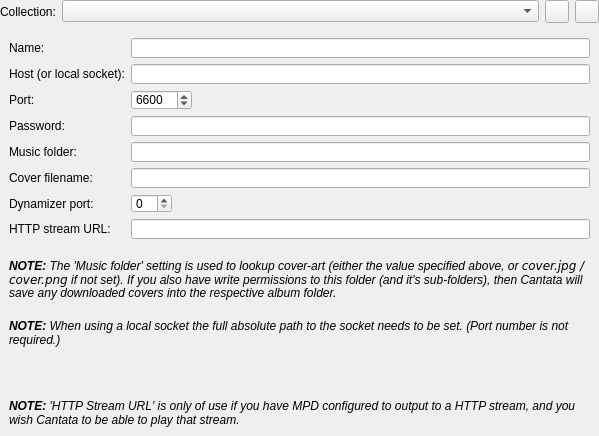
<?xml version="1.0" encoding="UTF-8"?>
<ui version="4.0">
 <class>ServerSettings</class>
 <widget class="QWidget" name="ServerSettings">
  <property name="geometry">
   <rect>
    <x>0</x>
    <y>0</y>
    <width>599</width>
    <height>436</height>
   </rect>
  </property>
  <layout class="QGridLayout" name="gridLayout_2">
   <property name="leftMargin">
    <number>0</number>
   </property>
   <property name="topMargin">
    <number>0</number>
   </property>
   <property name="rightMargin">
    <number>0</number>
   </property>
   <property name="bottomMargin">
    <number>0</number>
   </property>
   <item row="0" column="0">
    <widget class="QLabel" name="label">
     <property name="sizePolicy">
      <sizepolicy hsizetype="Maximum" vsizetype="Preferred">
       <horstretch>0</horstretch>
       <verstretch>0</verstretch>
      </sizepolicy>
     </property>
     <property name="text">
      <string>Collection:</string>
     </property>
    </widget>
   </item>
   <item row="0" column="1">
    <widget class="QComboBox" name="combo"/>
   </item>
   <item row="0" column="2">
    <widget class="QToolButton" name="addButton"/>
   </item>
   <item row="0" column="3">
    <widget class="QToolButton" name="removeButton"/>
   </item>
   <item row="1" column="0" colspan="4">
    <widget class="QStackedWidget" name="stackedWidget">
     <property name="currentIndex">
      <number>0</number>
     </property>
     <widget class="QWidget" name="page">
      <layout class="QGridLayout" name="gridLayout">
       <item row="0" column="0" colspan="2">
        <layout class="QFormLayout" name="formLayout">
         <property name="fieldGrowthPolicy">
          <enum>QFormLayout::ExpandingFieldsGrow</enum>
         </property>
         <item row="0" column="0">
          <widget class="QLabel" name="label_2">
           <property name="text">
            <string>Name:</string>
           </property>
           <property name="buddy">
            <cstring>name</cstring>
           </property>
          </widget>
         </item>
         <item row="0" column="1">
          <widget class="LineEdit" name="name"/>
         </item>
         <item row="1" column="0">
          <widget class="BuddyLabel" name="hostLabel">
           <property name="text">
            <string>Host (or local socket):</string>
           </property>
           <property name="buddy">
            <cstring>host</cstring>
           </property>
          </widget>
         </item>
         <item row="1" column="1">
          <widget class="LineEdit" name="host"/>
         </item>
         <item row="2" column="0">
          <widget class="BuddyLabel" name="portLabel">
           <property name="text">
            <string>Port:</string>
           </property>
           <property name="buddy">
            <cstring>port</cstring>
           </property>
          </widget>
         </item>
         <item row="2" column="1">
          <widget class="SpinBox" name="port">
           <property name="minimum">
            <number>1</number>
           </property>
           <property name="maximum">
            <number>65535</number>
           </property>
           <property name="value">
            <number>6600</number>
           </property>
          </widget>
         </item>
         <item row="3" column="0">
          <widget class="BuddyLabel" name="passwordLabel">
           <property name="text">
            <string>Password:</string>
           </property>
           <property name="buddy">
            <cstring>password</cstring>
           </property>
          </widget>
         </item>
         <item row="3" column="1">
          <widget class="LineEdit" name="password">
           <property name="echoMode">
            <enum>QLineEdit::Password</enum>
           </property>
          </widget>
         </item>
         <item row="4" column="0">
          <widget class="BuddyLabel" name="dirLabel">
           <property name="text">
            <string>Music folder:</string>
           </property>
           <property name="buddy">
            <cstring>dir</cstring>
           </property>
          </widget>
         </item>
         <item row="4" column="1">
          <widget class="PathRequester" name="dir"/>
         </item>
         <item row="5" column="0">
          <widget class="BuddyLabel" name="coverNameLabel">
           <property name="text">
            <string>Cover filename:</string>
           </property>
           <property name="buddy">
            <cstring>coverName</cstring>
           </property>
          </widget>
         </item>
         <item row="5" column="1">
          <widget class="LineEdit" name="coverName"/>
         </item>
         <item row="6" column="0">
          <widget class="BuddyLabel" name="dynamizerPortLabel">
           <property name="text">
            <string>Dynamizer port:</string>
           </property>
           <property name="buddy">
            <cstring>dynamizerPort</cstring>
           </property>
          </widget>
         </item>
         <item row="6" column="1">
          <widget class="SpinBox" name="dynamizerPort"/>
         </item>
         <item row="7" column="0">
          <widget class="BuddyLabel" name="streamUrlLabel">
           <property name="text">
            <string>HTTP stream URL:</string>
           </property>
           <property name="buddy">
            <cstring>streamUrl</cstring>
           </property>
          </widget>
         </item>
         <item row="7" column="1">
          <widget class="LineEdit" name="streamUrl"/>
         </item>
        </layout>
       </item>
       <item row="1" column="0">
        <spacer name="verticalSpacer">
         <property name="orientation">
          <enum>Qt::Vertical</enum>
         </property>
         <property name="sizeType">
          <enum>QSizePolicy::Fixed</enum>
         </property>
         <property name="sizeHint" stdset="0">
          <size>
           <width>20</width>
           <height>13</height>
          </size>
         </property>
        </spacer>
       </item>
       <item row="2" column="0" colspan="2">
        <widget class="QLabel" name="musicFolderNoteLabel">
         <property name="text">
          <string>&lt;i&gt;&lt;b&gt;NOTE:&lt;/b&gt; The 'Music folder' setting is used to lookup cover-art (either the value specified above, or &lt;code&gt;cover.jpg / cover.png&lt;/code&gt; if not set). If you also have write permissions to this folder (and it's sub-folders), then Cantata will save any downloaded covers into the respective album folder.&lt;/i&gt;</string>
         </property>
         <property name="wordWrap">
          <bool>true</bool>
         </property>
        </widget>
       </item>
       <item row="3" column="0">
        <spacer name="verticalSpacer_3">
         <property name="orientation">
          <enum>Qt::Vertical</enum>
         </property>
         <property name="sizeType">
          <enum>QSizePolicy::Fixed</enum>
         </property>
         <property name="sizeHint" stdset="0">
          <size>
           <width>20</width>
           <height>13</height>
          </size>
         </property>
        </spacer>
       </item>
       <item row="4" column="0" colspan="2">
        <widget class="QLabel" name="socketNoteLabel">
         <property name="text">
          <string>&lt;i&gt;&lt;b&gt;NOTE:&lt;/b&gt; When using a local socket the full absolute path to the socket needs to be set. (Port number is not required.)&lt;/i&gt;</string>
         </property>
         <property name="wordWrap">
          <bool>true</bool>
         </property>
        </widget>
       </item>
       <item row="5" column="0">
        <spacer name="verticalSpacer_4">
         <property name="orientation">
          <enum>Qt::Vertical</enum>
         </property>
         <property name="sizeType">
          <enum>QSizePolicy::Fixed</enum>
         </property>
         <property name="sizeHint" stdset="0">
          <size>
           <width>20</width>
           <height>13</height>
          </size>
         </property>
        </spacer>
       </item>
       <item row="6" column="0" colspan="2">
        <widget class="QLabel" name="dynamizerNoteLabel">
         <property name="text">
          <string/>
         </property>
         <property name="wordWrap">
          <bool>true</bool>
         </property>
        </widget>
       </item>
       <item row="7" column="0">
        <spacer name="verticalSpacer_streamUrlNote">
         <property name="orientation">
          <enum>Qt::Vertical</enum>
         </property>
         <property name="sizeType">
          <enum>QSizePolicy::Fixed</enum>
         </property>
         <property name="sizeHint" stdset="0">
          <size>
           <width>20</width>
           <height>13</height>
          </size>
         </property>
        </spacer>
       </item>
       <item row="8" column="0" colspan="2">
        <widget class="QLabel" name="streamUrlNoteLabel">
         <property name="text">
          <string>&lt;i&gt;&lt;b&gt;NOTE:&lt;/b&gt; 'HTTP Stream URL' is only of use if you have MPD configured to output to a HTTP stream, and you wish Cantata to be able to play that stream.&lt;/i&gt;</string>
         </property>
         <property name="wordWrap">
          <bool>true</bool>
         </property>
        </widget>
       </item>
       <item row="9" column="0">
        <spacer name="verticalSpacer_2">
         <property name="orientation">
          <enum>Qt::Vertical</enum>
         </property>
         <property name="sizeHint" stdset="0">
          <size>
           <width>20</width>
           <height>2</height>
          </size>
         </property>
        </spacer>
       </item>
      </layout>
     </widget>
     <widget class="QWidget" name="page_2">
      <layout class="QGridLayout" name="gridLayout_3">
       <item row="1" column="0">
        <spacer name="verticalSpacer_7">
         <property name="orientation">
          <enum>Qt::Vertical</enum>
         </property>
         <property name="sizeType">
          <enum>QSizePolicy::Fixed</enum>
         </property>
         <property name="sizeHint" stdset="0">
          <size>
           <width>20</width>
           <height>13</height>
          </size>
         </property>
        </spacer>
       </item>
       <item row="0" column="0" colspan="4">
        <layout class="QFormLayout" name="formLayout_2">
         <property name="fieldGrowthPolicy">
          <enum>QFormLayout::ExpandingFieldsGrow</enum>
         </property>
         <item row="0" column="0">
          <widget class="BuddyLabel" name="dirLabel_2">
           <property name="text">
            <string>Music folder:</string>
           </property>
           <property name="buddy">
            <cstring>dir</cstring>
           </property>
          </widget>
         </item>
         <item row="0" column="1">
          <widget class="PathRequester" name="basicDir"/>
         </item>
         <item row="1" column="0">
          <widget class="BuddyLabel" name="basicCoverNameLabel">
           <property name="text">
            <string>Cover filename:</string>
           </property>
           <property name="buddy">
            <cstring>basicCoverName</cstring>
           </property>
          </widget>
         </item>
         <item row="1" column="1">
          <widget class="LineEdit" name="basicCoverName"/>
         </item>
        </layout>
       </item>
       <item row="2" column="0" colspan="4">
        <widget class="StateLabel" name="basicMusicFolderNoteLabel">
         <property name="text">
          <string>&lt;i&gt;&lt;b&gt;NOTE:&lt;/b&gt; If you change the 'Music folder' setting, then you will need to manually update the music database. This can be performed by pressing the 'Refresh Database' button in the 'Artists' or 'Albums' views.&lt;/i&gt;</string>
         </property>
         <property name="wordWrap">
          <bool>true</bool>
         </property>
        </widget>
       </item>
       <item row="3" column="1">
        <spacer name="verticalSpacer_8">
         <property name="orientation">
          <enum>Qt::Vertical</enum>
         </property>
         <property name="sizeType">
          <enum>QSizePolicy::Fixed</enum>
         </property>
         <property name="sizeHint" stdset="0">
          <size>
           <width>20</width>
           <height>13</height>
          </size>
         </property>
        </spacer>
       </item>
       <item row="4" column="0" colspan="4">
        <widget class="QLabel" name="musicFolderNoteLabel_2">
         <property name="text">
          <string>&lt;i&gt;&lt;b&gt;NOTE:&lt;/b&gt; If no setting is specified for 'Cover filename, then Cantata will use a default of &lt;code&gt;cover&lt;/code&gt; &lt;/i&gt;</string>
         </property>
         <property name="alignment">
          <set>Qt::AlignLeading|Qt::AlignLeft|Qt::AlignTop</set>
         </property>
         <property name="wordWrap">
          <bool>true</bool>
         </property>
        </widget>
       </item>
       <item row="5" column="2">
        <spacer name="verticalSpacer_6">
         <property name="orientation">
          <enum>Qt::Vertical</enum>
         </property>
         <property name="sizeHint" stdset="0">
          <size>
           <width>20</width>
           <height>363</height>
          </size>
         </property>
        </spacer>
       </item>
      </layout>
     </widget>
    </widget>
   </item>
  </layout>
 </widget>
 <customwidgets>
  <customwidget>
   <class>BuddyLabel</class>
   <extends>QLabel</extends>
   <header>buddylabel.h</header>
  </customwidget>
  <customwidget>
   <class>StateLabel</class>
   <extends>QLabel</extends>
   <header>statelabel.h</header>
  </customwidget>
  <customwidget>
   <class>SpinBox</class>
   <extends>QSpinBox</extends>
   <header>spinbox.h</header>
  </customwidget>
  <customwidget>
   <class>LineEdit</class>
   <extends>QLineEdit</extends>
   <header>lineedit.h</header>
  </customwidget>
  <customwidget>
   <class>PathRequester</class>
   <extends>QLineEdit</extends>
   <header>pathrequester.h</header>
   <container>1</container>
  </customwidget>
 </customwidgets>
 <tabstops>
  <tabstop>combo</tabstop>
 </tabstops>
 <resources/>
 <connections/>
</ui>
